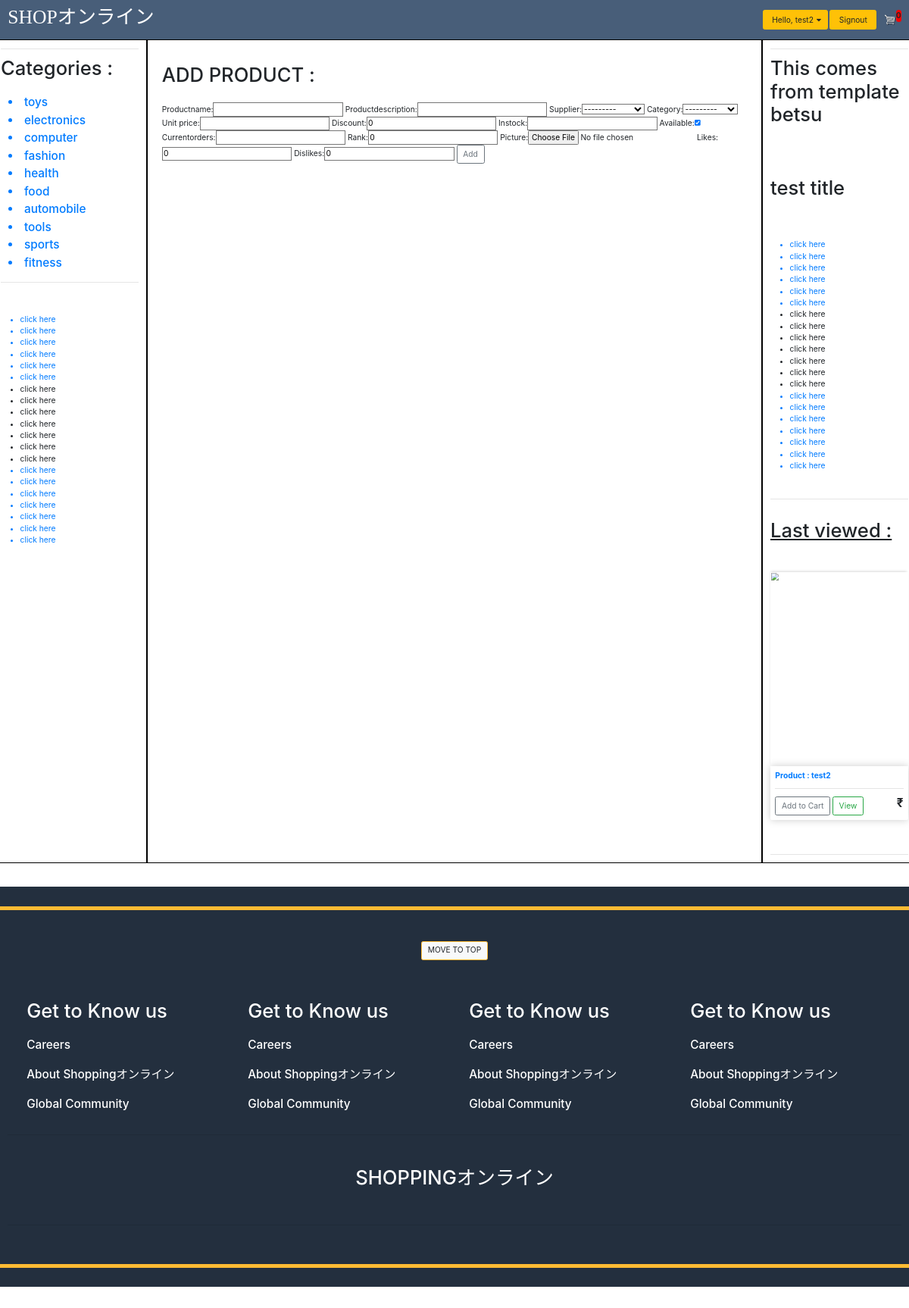
/products/addproduct (signed in), run on the app's committed database.
### structure/models.py (models this page shows)
class categories(models.Model):
    categoryid = models.AutoField(primary_key=True)
    categoryname = models.CharField(max_length=30)
    description = models.CharField(max_length=50 , blank=True)
    categorypicture = models.ImageField(upload_to = "category_pictures", blank = True)
    def __str__(self):
        return str(self.categoryname)

### products/views.py (the view, shortened to what this page needs)
# urls.py: path('addproduct', views.addproduct , name = "addproduct"),
def addproduct(request):
    if request.method == "GET":
        request.session['searchtype'] = 'home'
        request.session.modified = True
        if request.user.is_authenticated:
            curruser = request.user
            category = categories.objects.all()
            cart_count = orderdetails.objects.filter(customer=request.user , order = None).count()
            productsform = productsForm()
            context = {
                'curr_user' : curruser,
                'category' : category,
                'cart_count' : cart_count ,
                'productsform' : productsform
            }
            return render(request,'product/addproducts.html',context)

### products/forms.py
class productsForm(ModelForm):
    class Meta:
        model = products
        fields = '__all__'

### structure/models.py (called while the page is built)
    def __str__(self):
        return str(self.companyname)

### templates/product/addproducts.html (shortened to what this page needs)
<!DOCTYPE html>
{% extends "base.html" %}
{% load static %}
{% load bootstrap_tags %}
{% block leftnav %}
    <div class="right-nav">
        <hr>
        <h1> Categories : </h1><br>
            <div class="container">
                {% for cat in category %}
                    <h4><a href="{% url 'homepage:category' cat.categoryid %}" style="align-items: center;"><li>{{cat.categoryname}}</li></a></h4>
                {% endfor %}
            </div>
        <hr>
        <br><br>
        <ul>
            <a href="#"><li>click here</li></a>
            <a href="#"><li>click here</li></a>
            <a href="#"><li>click here</li></a>
            <a href="#"><li>click here</li></a>
            <a href="#"><li>click here</li></a>
            <a href="#"><li>click here</li></a>
            <li>click here</li>
            <li>click here</li>
            <li>click here</li>
            <li>click here</li>
            <li>click here</li>
            <li>click here</li>
            <li>click here</li>
            <a href="#"><li>click here</li></a>
            <a href="#"><li>click here</li></a>
            <a href="#"><li>click here</li></a>
            <a href="#"><li>click here</li></a>
            <a href="#"><li>click here</li></a>
            <a href="#"><li>click here</li></a>
            <a href="#"><li>click here</li></a>
        </ul>
    </div>
{% endblock %}
{% block rightnav %}
    <div class="right-nav">
        <hr>
        <h1> This comes from template betsu </h1>
        <br><br><br><br>
        <h1>test title</h1>
        <br><br><br>
        <ul>
            <a href=""><li>click here</li></a>
            <a href=""><li>click here</li></a>
            <a href=""><li>click here</li></a>
            <a href=""><li>click here</li></a>
            <a href=""><li>click here</li></a>
            <a href=""><li>click here</li></a>
            <li>click here</li>
            <li>click here</li>
            <li>click here</li>
            <li>click here</li>
            <li>click here</li>
            <li>click here</li>
            <li>click here</li>
            <a href=""><li>click here</li></a>
            <a href=""><li>click here</li></a>
            <a href=""><li>click here</li></a>
            <a href=""><li>click here</li></a>
            <a href=""><li>click here</li></a>
            <a href=""><li>click here</li></a>
            <a href=""><li>click here</li></a>
        </ul>
    </div>
{% endblock %}
{% block body %}
<br><br>
    <div class="container">
        <h1>ADD PRODUCT : </h1> <br>
        <form enctype="multipart/form-data" method="POST">
            {{productsform|as_bootstrap}}
            <input type="submit" class = 'btn btn-outline-secondary' name="submit" value="Add">
        </form>
    </div>
{% endblock %}

### templates/base.html (shortened to what this page needs)
<!DOCTYPE html>
{% load static %}
<html>
<head>
    <link rel="stylesheet" href="https://stackpath.bootstrapcdn.com/bootstrap/4.4.1/css/bootstrap.min.css">
    <link rel="stylesheet" type="text/css" href="{% static 'css/base.css' %}">
    <link rel="stylesheet" href="https://use.fontawesome.com/releases/v5.12.1/css/all.css">
</head>
<body>
        <nav class="navbar navbar-expand-lg" style="background-color: #485e79;">
        <a class="navbar-brand" href="{% url 'homepage:home' %}"> <h1 style="font-family: comicsans; color: white;" >SHOPオンライン</h1></a>
        <div class="collapse navbar-collapse" id="navbarSupportedContent">
            <ul class="navbar-nav mr-auto">
                <li class="nav-item active" style="display: inline;">
                    <a class="nav-link" href="#"> <span class="sr-only">(current)</span></a>
                </li>
            </ul>
            <div class="form-inline my-2 my-lg-0">
                {% if user.is_authenticated %}
                    <div class="dropdown">
                        <a href="#" class="btn btn-warning" style="margin: 4px;"><button class = "button btn-warning dropbtn" style="border: none;"> Hello, {{user.username}}</button><i class="fa fa-caret-down"></i></a>
                    </div>
                    <a href="{% url 'registration:signout' %}" class="btn btn-warning"> <button class = "button btn-warning" style="border: none;" onclick="return confirm('are you sure ?') "> Signout </button></a>
                {% else %}
                    <a href="{% url 'registration:signin' %}" style="margin: 4px;" class="btn btn-warning">Signin</a>
                    <a href="{% url 'registration:signup' %}" class="btn btn-warning">Signup</a>
                {% endif %}
                <a href="{% url 'cart:home' %}">
                    <img id="cart-icon" src="{% static 'img/cart.png' %}">
                </a>
                <p id="cart-total" style="background-color: red; border-radius: 22px; ">{{cart_count}}</p>
            </div>
        </div>
    </nav>
    <div class="row">
        <div class="col-md-2" style="border: 2px solid black; min-height: 1350px;">
            {% block leftnav %}
            {% endblock leftnav %}
        </div>
        <div class="col-md-8" style="border: 2px solid black;  min-height: 1350px;">
            {% block body %}
            {% endblock body %}
        </div>
        <div class="col-md-2" style="border: 2px solid black;  min-height: 1350px;">
            {% block rightnav %}
            {% endblock rightnav %}
            {% if request.session.current_pdt_id %}
                <br>
                <hr>
                <br>
                {% include 'nav content/rightnav/rightnav_recentproduct.html' %}
                <br><hr>
            {% endif %}
        </div>
    <br><br>
            <div style="background-color: #232F3E; height: 100%;">
                <br>
                <hr style="border-color: #ffbb33; border-width: 8px;">
                {% include 'landing/end.html' %}
                <hr style="border-color: #ffbb33; border-width: 8px;">
                <br>
            </div>
</body>
</html>

### templates/nav content/rightnav/rightnav_recentproduct.html
    <div>
        <h1> <u> Last viewed :</u> </h1>
        <br>
            <div class="pdt-box-rightnav">
                <a href="{% url 'products:home' request.session.current_pdt_id  %}">
                <img class="thumbnail" src={{request.session.current_pdt_pic}}>
                <div class="box-element product">
                    <h6><strong>Product : {{ request.session.current_pdt_name }}</strong></h6>
                    <hr></a>
            <a href="{% url 'products:addtocart' request.session.current_pdt_id %}"> <button  class="btn btn-outline-secondary add-btn">Add to Cart</button></a>
            <a class="btn btn-outline-success" href="{% url 'products:home' request.session.current_pdt_id %}">View</a>
            <h4 style="display: inline-block; float: right"><strong>₹{{request.session.current_pdt_price}}</strong></h4>
                </div>
            </div>
    </div>

### static/css/base.css (style rules this page uses)
html, body { zoom: 80%; max-width: 100%; overflow-x: hidden; }
#cart-total { text-decoration: none; cursor: pointer; font-weight: bold; }
.box-element { box-shadow: hsl(0, 0%, 80%) 0 0 16px; background-color: #fff; border-radius: 4px; padding: 10px; }
.product { border-radius: 0 0 4px 4px; }
.thumbnail { width: 100%; height: 400px; -webkit-box-shadow: -1px -3px 5px -2px rgba(214, 214, 214, 1); -moz-box-shadow: -1px -3px 5px -2px rgba(214, 214, 214, 1); box-shadow: -1px -3px 5px -2px rgba(214, 214, 214, 1); }
#cart-icon { width: 25px; display: inline-block; margin-left: 15px; }
.pdt-box-rightnav { margin: 30px 0px; }
.container { max-width: 100%; overflow:auto; }
fieldset, label { margin: 0; padding: 0; }

### data on the page
categories: categoryname "toys"
categories: categoryname "electronics"
categories: categoryname "computer"
categories: categoryname "fashion"
categories: categoryname "health"
categories: categoryname "food"
categories: categoryname "automobile"
categories: categoryname "tools"
categories: categoryname "sports"
categories: categoryname "fitness"

### other printed values
{{ user.username }} "test2"
{{ cart_count }} "0"
{{ request.session.current_pdt_name }} "test2"
